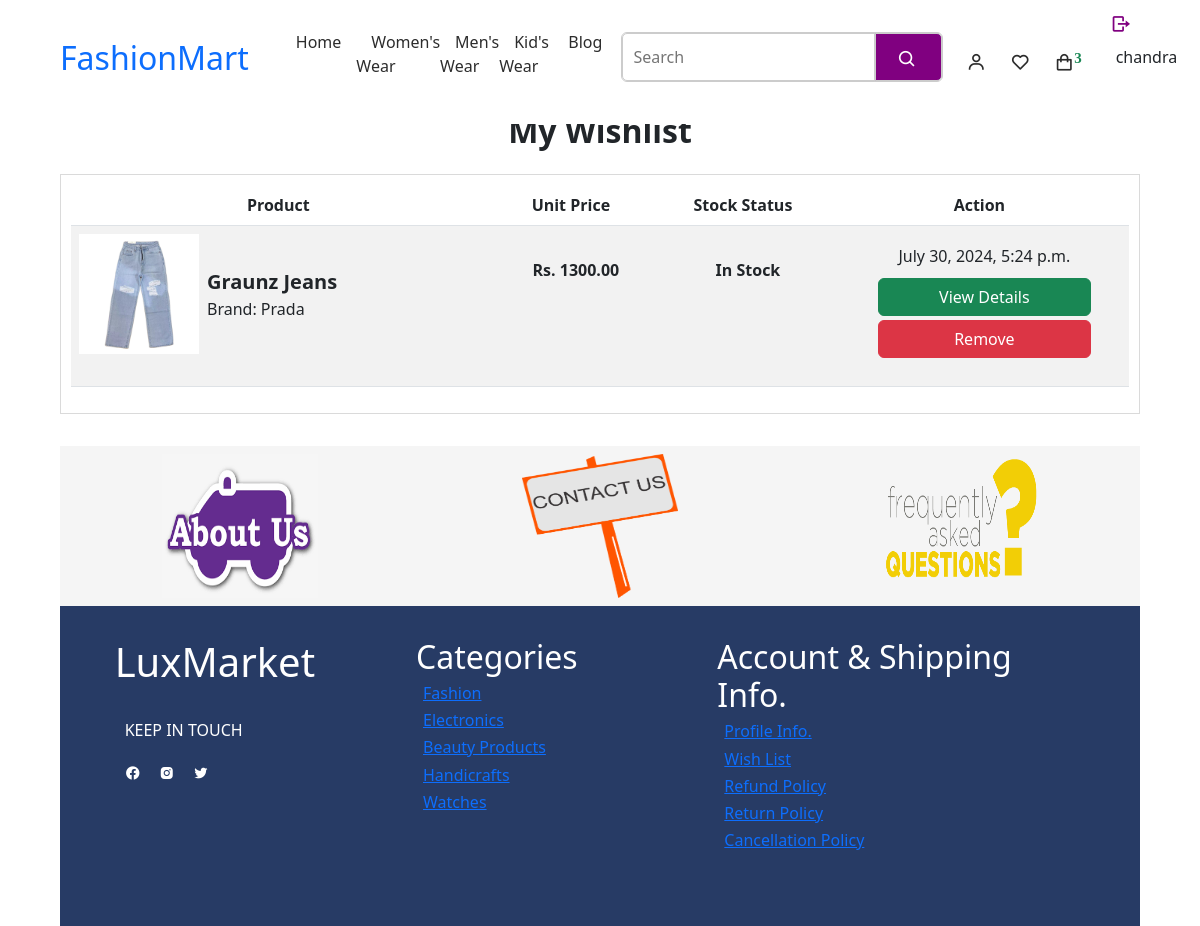
Before: /wishlist-details/ (signed in) with the older database file.
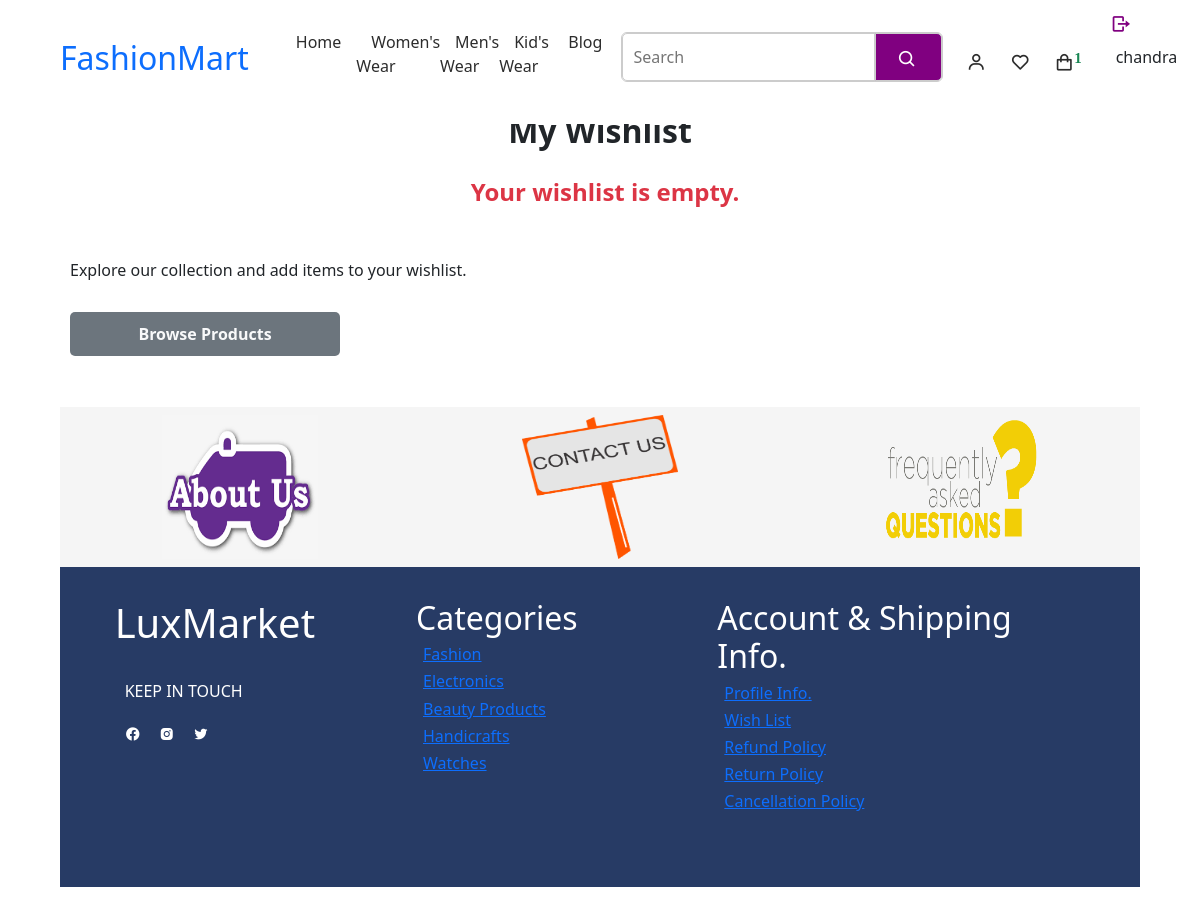
After: the same page with the newer database file.
### myeSite/models.py (models this page shows, shortened)
class Wishlist(models.Model):
    user = models.ForeignKey(User, on_delete=models.CASCADE)
    product = models.ForeignKey(Product, on_delete=models.CASCADE)
    added_date = models.DateTimeField(default=timezone.now())

class Product(models.Model):
    name = models.CharField(max_length=255)
    description = models.TextField()
    stock_status = models.CharField(max_length=50, default='In Stock')
    old_price = models.DecimalField(max_digits=10, decimal_places=2, default=500,  null=True, blank=True)
    new_price = models.DecimalField(max_digits=10, decimal_places=2, default=400, null=False, blank=False)
    discount_price = models.DecimalField(max_digits=10, decimal_places=2, default=100,  null=True, blank=True)
    brand = models.ForeignKey(Brand, on_delete=models.CASCADE)
    category = models.ForeignKey(Category, on_delete=models.CASCADE)
    subcategory = models.ForeignKey(Subcategory, on_delete=models.CASCADE)
    image = models.ImageField(upload_to='product_images/')

class Brand(models.Model):
    name = models.CharField(max_length=255)

### myeSite/views.py (the view)
# urls.py: path('wishlist-details/', views.wishlistDetail, name='wishlistdetail'),
def wishlistDetail(request):
    user = request.user
    wishlisted_items = Wishlist.objects.filter(user=user)
    return render(request, 'myeSite/cart_and_wishlist/wishlist.html', {'wishlisted_items':wishlisted_items})

### myeSite/context_processors.py (called while the page is built)
def categories_processor(request):
    categories = Category.objects.all().prefetch_related('subcategories')
    return {'categories': categories}

### myeSite/templates/myeSite/cart_and_wishlist/wishlist.html (shortened to what this page needs)
{% extends "main.html" %}
{% load static %}
{% block wishlist %}
    <div class="wishlist-container">
        <h2 class="fs-2 text-center fw-bold mb-4">My Wishlist</h2>
        {% if wishlisted_items %}
        <div class="wishlist-detail">
            <table class="table table-striped text-center">
                <thead>
                    <tr>
                        <th>Product</th>
                        <th>Unit Price</th>
                        <th>Stock Status</th>
                        <th>Action</th>
                    </tr>
                </thead>
                <tbody>
                    {% for wishlistitem in wishlisted_items %}
                        <tr>
                            <td>
                                <div class="product_image d-flex align-items-center">
                                    <img src="{{wishlistitem.product.image.url}}" alt="" class="ms-0 me-2">
                                    <div class="image_info">
                                        <p class="mb-0 m-0 fs-5 fw-semibold text-start">{{wishlistitem.product.name}}</p>
                                        <p class="mb-0 m-0 fw-light text-start">Brand: {{wishlistitem.product.brand.name}}</p>
                                    </div>
                                </div>
                            </td>
                            <td>
                                <div class="product_price">
                                    <p class="mb-0 mt-4 fw-bold">Rs. {{wishlistitem.product.new_price}}</p>
                                </div>
                            </td>
                            <td>
                                <div class="product_price">
                                    <p class="mb-0 mt-4 fw-bold">{{wishlistitem.product.stock_status}}</p>
                                </div>
                            </td>
                            <td>
                                    <p class="mb-0">{{wishlistitem.added_date}}</p>
                                    <button type="submit" class="btn btn-success w-75 mb-1 wishlistLinkButton"><a href="{% url 'itemsDetail' wishlistitem.product.id %}">View Details</a></button>
                                <form method="post" action="{% url 'remove_from_wishlist' %}">
                                    <button type="submit" class="btn btn-danger w-75 mt-0">Remove</button>
                                </form>
                            </td>
                        </tr>
                    {% endfor %}
                </tbody>
            </table>
        </div>
        {% else %}
            <p class="fs-4 fw-bold text-danger text-center mb-5">Your wishlist is empty.</p>
            <p>Explore our collection and add items to your wishlist.</p>
            <button class='w-25 bg bg-secondary'><a href="{% url 'index' %}" id="browseProduct" class="text-light fw-bold">Browse Products</a></button>
        {% endif %}
    </div>
{% endblock %}

### myeSite/templates/myeSite/navbar.html (shortened to what this page needs)
{% load static %}
<header>
    <a href="/" class="logo"><h2>FashionMart</h2></a>
    <ul class="navmenu">
        <li><a href="/">Home</a></li>
        <div class="dropdown">
            <li><a href="#">Women's Wear</a></li>
        </div>
        <li><a href="#">Men's Wear</a></li>
        <li><a href="#">Kid's Wear</a></li>
        <li><a href="#">Blog</a></li>
    </ul>
    <div class="nav-icon">
        <form action="#" method="post" class='d-flex me-4'>
            <input type="text" name="search" placeholder="Search">
            <div class="search_icon">
                <i class='bx bx-search' id="searchIcon"></i>
            </div>
        </form>
        {% if request.user.is_authenticated %}
        <div class="dropdown">
            <i class='bx bx-user' id="myicons" ></i>
        </div>
        {% endif %}
        {% if request.user.is_authenticated %}
        <div class="dropdown">
            <a href="{% url 'wishlistdetail' %}"><i class='bx bx-heart' id="myicons"></i></a>
        </div>
        {% endif %}
        <div class="dropdown">
            {% if request.user.is_authenticated %}
            <i class='bx bx-shopping-bag' id="bagicon" onclick="showcart()" ><sup class="text-success fw-bold">{{request.cart_items|length}}</sup></i>
           {% else %}
           <a href="{% url 'login' %}"><i class='bx bx-shopping-bag' id="bagicon" ><sup class="text-success fw-bold">{{request.cart_items|length}}</sup></i></a>
            {% endif %}
        </div>
    </div>
    {% if user.is_authenticated %}
    <form action="{% url 'logoutModule' %}" method="GET">
        <button><small class="me-2 mb-0"><i class='bx bx-log-out bx-flip-horizontal' ></i></small></button>
    </form>
    <p>{{user.username}}</p>
    {% endif %}
</header>

Changed rows visible on the page:
removed Wishlist: product.image (picture), product.name "Graunz Jeans", product.brand.name "Prada", product.new_price "1300.00", product.stock_status "In Stock", added_date "July 30, 2024, 5:24 p.m."
Other visible differences:
{{ request.cart_items|length }}: "3" → "1"
text no longer shown: "Product Unit Price Stock Status Action"
text now shown: "Your wishlist is empty. Explore our collection and add items to your wishlist. Browse Products"
